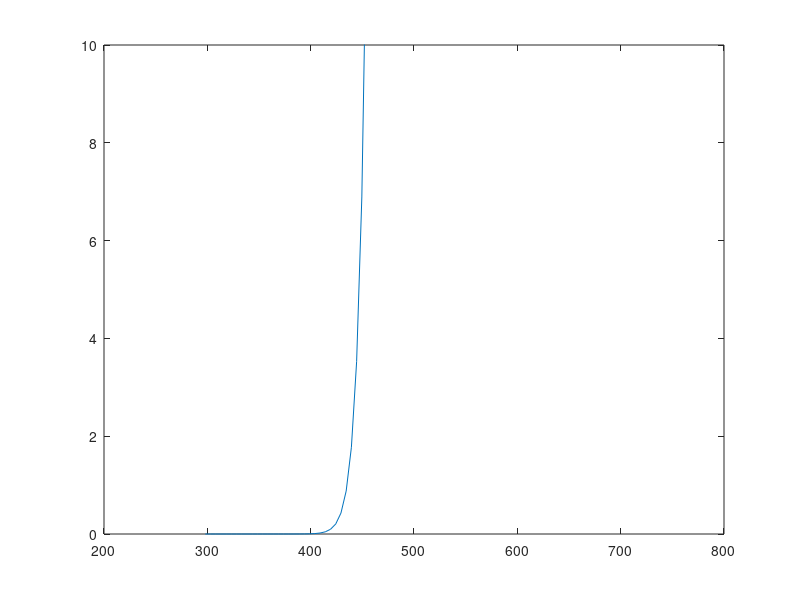

The MATLAB source for this figure:
close all
clear all
clc

% LX-14 parameters (SI units)

rho = 1849;
G = 3.52*1e8;
c = 1130;
k = 0.439;

W = 5.95*1e6;
A = 5*1e19;
E = 2.206*1e5;
R = 8.314;

T0 = 400;
s0 = 4*1e7;
L = 3.47*1e-3;
w = 1e3;
v0 = L*w;

T = linspace(298,798,100);
plot(T,W*A*exp(-E./(R*T)))
ylim([0 10])

% Non-dimensional parameters
l = (k*s0/(rho*c*G*v0));
Gammadot0 = 1e7;% (v0/l);
t_star = s0/(G*Gammadot0);
Gamma0 = t_star*Gammadot0;
w_hat = w/Gammadot0;
rho_hat = k*Gammadot0/(c*s0);
lambda = s0^2/(rho*c*G*T0);
E_hat = E/(R*T0);
W_hat = W/(c*T0);
A_hat = A*t_star;
q0 = k*T0/l;


TR = 700/300;
A_hat0 = W_hat*A_hat/((E_hat/TR)^(1/2)*exp(E_hat/TR))

log(lambda*(1+w_hat*0.1)/(0.1 + w_hat))
